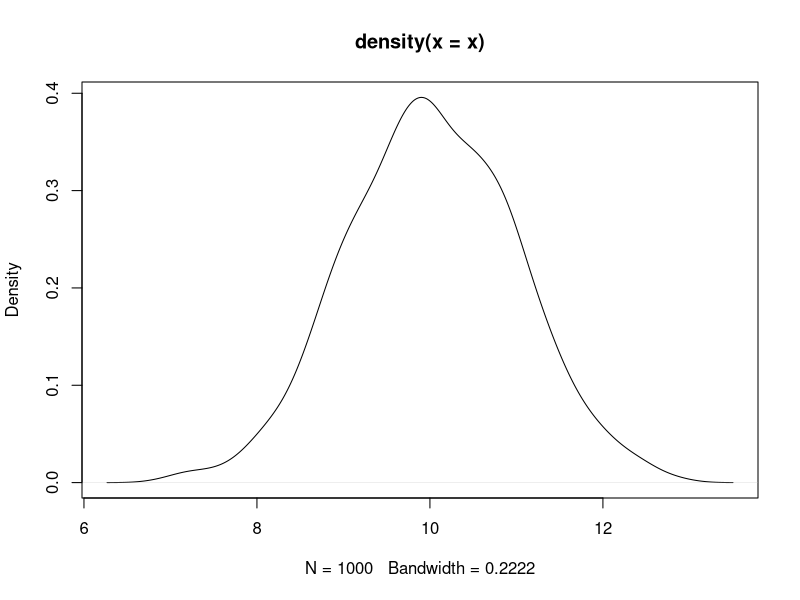
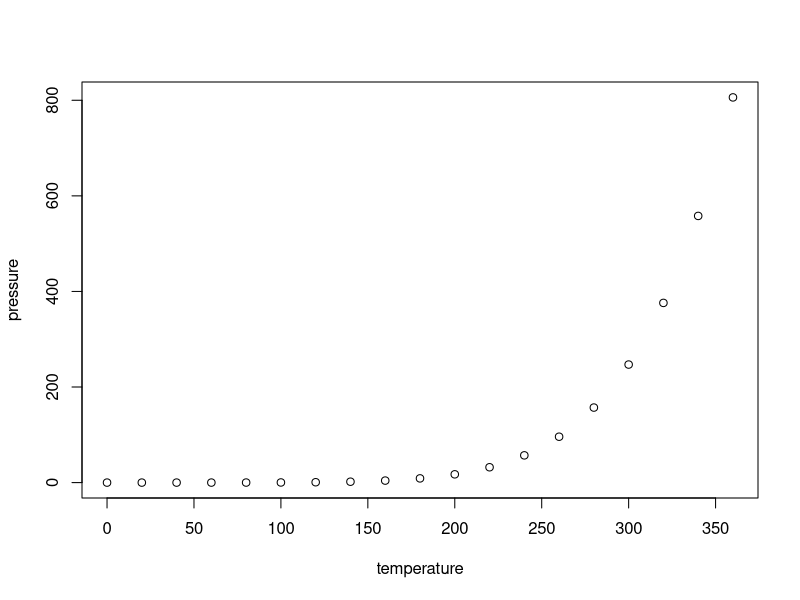

These charts were generated, in order, by the following R code:
## ---- chunk 1
knitr::opts_chunk$set(echo = TRUE)
## ---- chunk 2
summary(cars)
x <- rnorm(1000,0,1) + 10
head(x)
## ---- chunk 3
plot(density(x))
plot(pressure)
